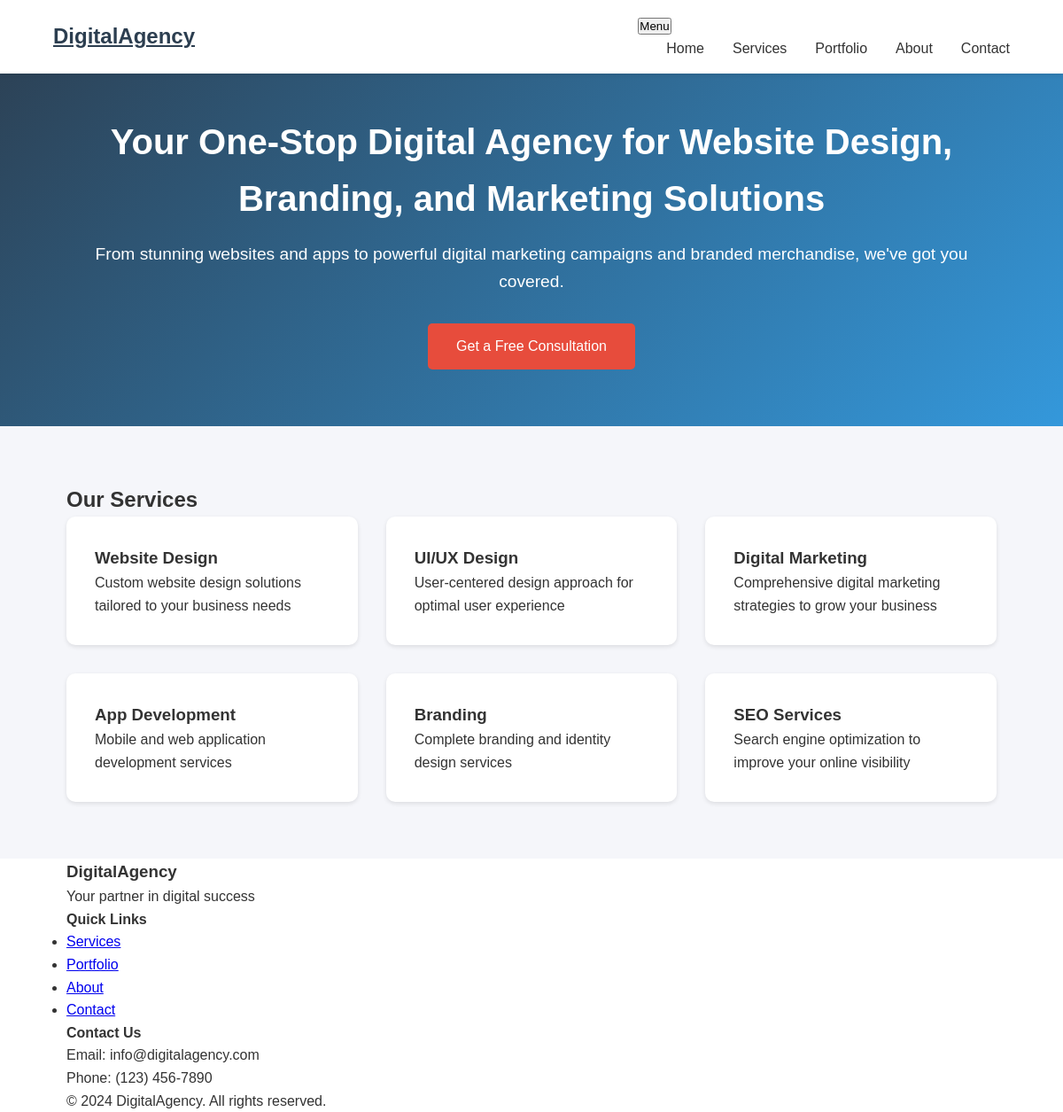
The page / on the database its author committed.
### tables this page shows
CREATE TABLE services (
    id INT PRIMARY KEY AUTO_INCREMENT,
    title VARCHAR(100) NOT NULL,
    description TEXT NOT NULL,
    icon VARCHAR(50),
    created_at TIMESTAMP DEFAULT CURRENT_TIMESTAMP,
    updated_at TIMESTAMP DEFAULT CURRENT_TIMESTAMP ON UPDATE CURRENT_TIMESTAMP
);

### index.php (the view, shortened to what this page needs)
<?php require_once 'includes/db.php'; ?>
<!DOCTYPE html>
<html lang="en">
<head>
    <link rel="stylesheet" href="assets/css/style.css">
</head>
<body>
    <header class="header">
        <div class="container nav-container">
            <a href="/" class="logo">DigitalAgency</a>
            <nav>
                <button class="menu-toggle">Menu</button>
                <ul class="nav-menu">
                    <li><a href="#home">Home</a></li>
                    <li><a href="#services">Services</a></li>
                    <li><a href="#portfolio">Portfolio</a></li>
                    <li><a href="#about">About</a></li>
                    <li><a href="#contact">Contact</a></li>
                </ul>
            </nav>
        </div>
    </header>
    <section class="hero" id="home">
        <div class="container hero-content">
            <h1>Your One-Stop Digital Agency for Website Design, Branding, and Marketing Solutions</h1>
            <p>From stunning websites and apps to powerful digital marketing campaigns and branded merchandise, we've got you covered.</p>
            <a href="#contact" class="btn btn-primary">Get a Free Consultation</a>
        </div>
    </section>
    <section class="services" id="services">
        <div class="container">
            <h2>Our Services</h2>
            <div class="services-grid">
                <?php
                $stmt = $pdo->query("SELECT * FROM services");
                while ($service = $stmt->fetch(PDO::FETCH_ASSOC)) {
                    echo '<div class="service-card">
                        <h3>' . htmlspecialchars($service['title']) . '</h3>
                        <p>' . htmlspecialchars($service['description']) . '</p>
                    </div>';
                }
                ?>
            </div>
        </div>
    </section>
    <footer class="footer">
        <div class="container">
            <div class="footer-content">
                <div class="footer-info">
                    <h3>DigitalAgency</h3>
                    <p>Your partner in digital success</p>
                </div>
                <div class="footer-links">
                    <h4>Quick Links</h4>
                    <ul>
                        <li><a href="#services">Services</a></li>
                        <li><a href="#portfolio">Portfolio</a></li>
                        <li><a href="#about">About</a></li>
                        <li><a href="#contact">Contact</a></li>
                    </ul>
                </div>
                <div class="footer-contact">
                    <h4>Contact Us</h4>
                    <p>Email: info@digitalagency.com</p>
                    <p>Phone: (123) 456-7890</p>
                </div>
            </div>
            <div class="footer-bottom">
                <p>&copy; 2024 DigitalAgency. All rights reserved.</p>
            </div>
        </div>
    </footer>
</body>
</html>

### assets/css/style.css (style rules this page uses)
* { margin: 0; padding: 0; box-sizing: border-box; }
:root { --primary-color: #2c3e50; --secondary-color: #3498db; --accent-color: #e74c3c; --text-color: #333; --light-bg: #f5f6fa; --white: #ffffff; }
body { font-family: 'Arial', sans-serif; line-height: 1.6; color: var(--text-color); }
.container { width: 90%; max-width: 1200px; margin: 0 auto; padding: 0 15px; }
.header { background-color: var(--white); box-shadow: 0 2px 5px rgba(0,0,0,0.1); position: fixed; width: 100%; top: 0; z-index: 1000; }
.nav-container { display: flex; justify-content: space-between; align-items: center; padding: 1rem 0; }
.logo { font-size: 1.5rem; font-weight: bold; color: var(--primary-color); }
.nav-menu { display: flex; list-style: none; }
.nav-menu li { margin-left: 2rem; }
.nav-menu a { text-decoration: none; color: var(--text-color); transition: color 0.3s ease; }
.hero { padding: 8rem 0 4rem; background: linear-gradient(135deg, var(--primary-color), var(--secondary-color)); color: var(--white); }
.hero-content { display: flex; flex-direction: column; align-items: center; text-align: center; }
.hero h1 { font-size: 2.5rem; margin-bottom: 1rem; }
.hero p { font-size: 1.2rem; margin-bottom: 2rem; }
.btn { display: inline-block; padding: 0.8rem 2rem; border-radius: 5px; text-decoration: none; transition: all 0.3s ease; }
.btn-primary { background-color: var(--accent-color); color: var(--white); }
.services { padding: 4rem 0; background-color: var(--light-bg); }
.services-grid { display: flex; flex-wrap: wrap; gap: 2rem; justify-content: center; }
.service-card { flex: 1 1 300px; max-width: 350px; background: var(--white); padding: 2rem; border-radius: 10px; box-shadow: 0 2px 5px rgba(0,0,0,0.1); }

### rows shown on the page
services: title "Website Design", description "Custom website design solutions tailored to your business needs"
services: title "UI/UX Design", description "User-centered design approach for optimal user experience"
services: title "Digital Marketing", description "Comprehensive digital marketing strategies to grow your business"
services: title "App Development", description "Mobile and web application development services"
services: title "Branding", description "Complete branding and identity design services"
services: title "SEO Services", description "Search engine optimization to improve your online visibility"
